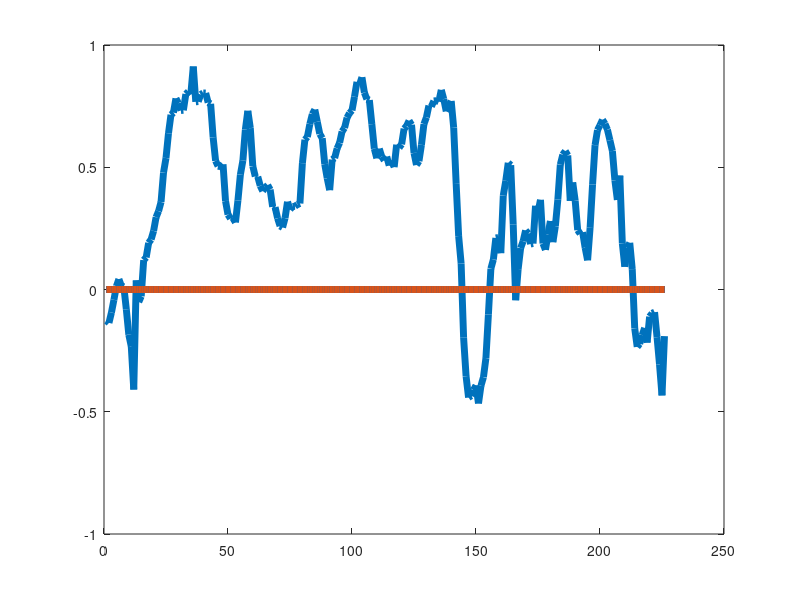

Write MATLAB code to recreate this figure.
clear;clc;close all;
load us_dataset.mat;
lagged_r=robs(2:247);
pinf=pinfobs(1:246);

window=20;
coef=zeros(length(lagged_r)-window);
for i=1:length(pinf)-window;
    
   coef(i)=corr(lagged_r(1+i:window+i),pinf(1+i:window+i));
    
end

figure;
plot(coef,'lineWidth',5);